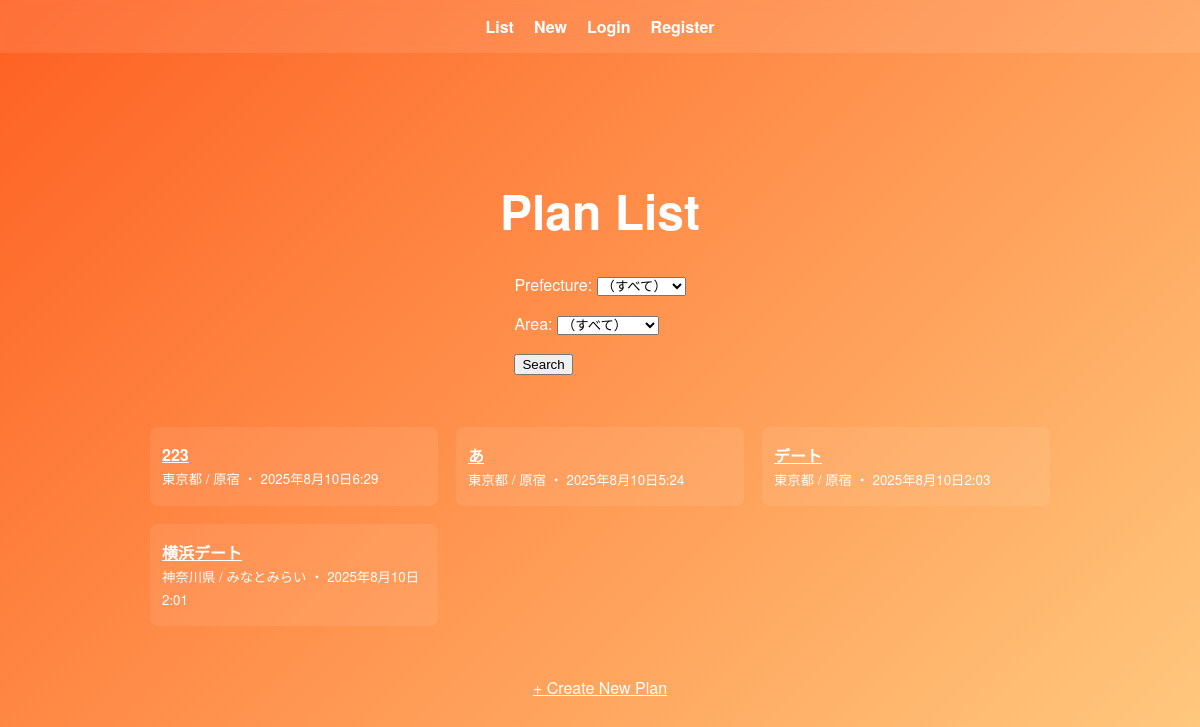
The page / on the database its author committed.
### plans/models.py (models this page shows, shortened)
class Plan(models.Model):
    title = models.CharField(max_length=100)
    pref = models.CharField(max_length=20, choices=PREF_CHOICES)
    sub_area = models.CharField(max_length=50, choices=SUBAREA_CHOICES)
    author = models.ForeignKey(User, on_delete=models.CASCADE)
    is_public = models.BooleanField(default=True)
    created_at = models.DateTimeField(auto_now_add=True)
    default_mode = models.CharField(
        max_length=10,
        choices=TRAVEL_MODES,
        default="walk",
        verbose_name="デフォルト移動手段",
    )
    class Meta:
        ordering = ["-created_at"]

### plans/views.py (the view)
# urls.py: path("", pv.plan_list, name="home"),
def plan_list(request):
    pref = request.GET.get("pref", "")
    sub_area = request.GET.get("sub_area", "")
    qs = Plan.objects.filter(is_public=True).order_by("-created_at")
    if pref:
        qs = qs.filter(pref=pref)
    if sub_area:
        qs = qs.filter(sub_area=sub_area)
    return render(request, "plans/plan_list.html", {
        "plans": qs,
        "pref": pref,
        "sub_area": sub_area,
        "PREF_CHOICES": PREF_CHOICES,
        "SUBAREA_CHOICES": SUBAREA_CHOICES,
    })

### templates/plans/plan_list.html (shortened to what this page needs)
{% extends "base.html" %}
{% block content %}
<div class="plan-list-vertical">
  <h1>Plan List</h1>
  <form method="get" class="plan-search-form">
  <label>Prefecture:
      <select name="pref">
        <option value="">（すべて）</option>
      </select>
    </label>
  <label style="margin-top:8px;">Area:
      <select name="sub_area">
        <option value="">（すべて）</option>
      </select>
    </label>
    <div style="margin-top:8px;">
  <button type="submit">Search</button>
    </div>
  </form>
  <div style="margin: 16px 0; width: 100%;">
    {% if plans %}
      <ul class="plan-list-grid">
        {% for p in plans %}
          <li>
            <a href="/plans/{{ p.id }}/"><strong>{{ p.title }}</strong></a><br>
            <small>{{ p.pref }} / {{ p.sub_area }} ・ {{ p.created_at }}</small>
          </li>
        {% endfor %}
      </ul>
    {% else %}
  <p>No plans found.</p>
    {% endif %}
  </div>
  <div style="margin-top:16px;">
  <a href="/plans/new/">+ Create New Plan</a>
  </div>
</div>
{% endblock %}

### static/css/style.css (style rules this page uses)
.plan-list-grid { display: grid; grid-template-columns: repeat(3, 1fr); gap: 18px; padding: 0; list-style: none; width: 100%; max-width: 900px; margin: 0 auto; }
.plan-list-grid li { background: rgba(255,255,255,0.08); border-radius: 8px; padding: 16px 12px; text-align: left; color: white; min-width: 0; word-break: break-word; }
.plan-list-vertical { display: flex; flex-direction: column; align-items: center; gap: 18px; width: 100%; }
.plan-search-form { display: flex; flex-direction: column; align-items: flex-start; gap: 8px; margin-bottom: 8px; }
body { margin: 0; font-family: "Helvetica Neue", Arial, sans-serif; background: linear-gradient(135deg, #fe6021 0%, #ffcc80 100%); color: white; min-height: 100vh; display: flex; flex-direction: column; }
h1 { font-size: 48px; font-weight: 600; margin-bottom: 10px; }
div { margin: 10px 0; }
a { color: white; text-decoration: underline; }

### rows shown on the page
Plan: title "223", pref "東京都", sub_area "原宿", created_at "2025年8月10日6:29"
Plan: title "あ", pref "東京都", sub_area "原宿", created_at "2025年8月10日5:24"
Plan: title "デート", pref "東京都", sub_area "原宿", created_at "2025年8月10日2:03"
Plan: title "横浜デート", pref "神奈川県", sub_area "みなとみらい", created_at "2025年8月10日2:01"
